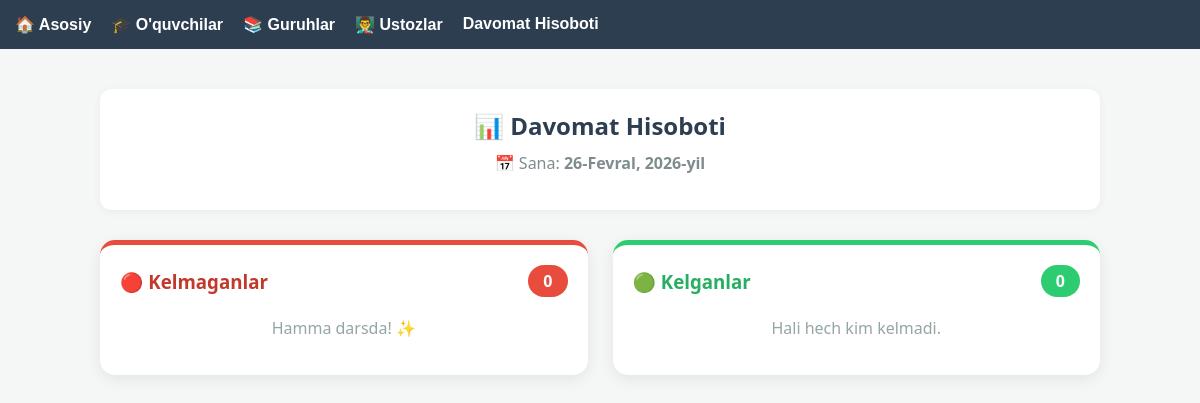
Page /attendance/report/ on the earlier database version.
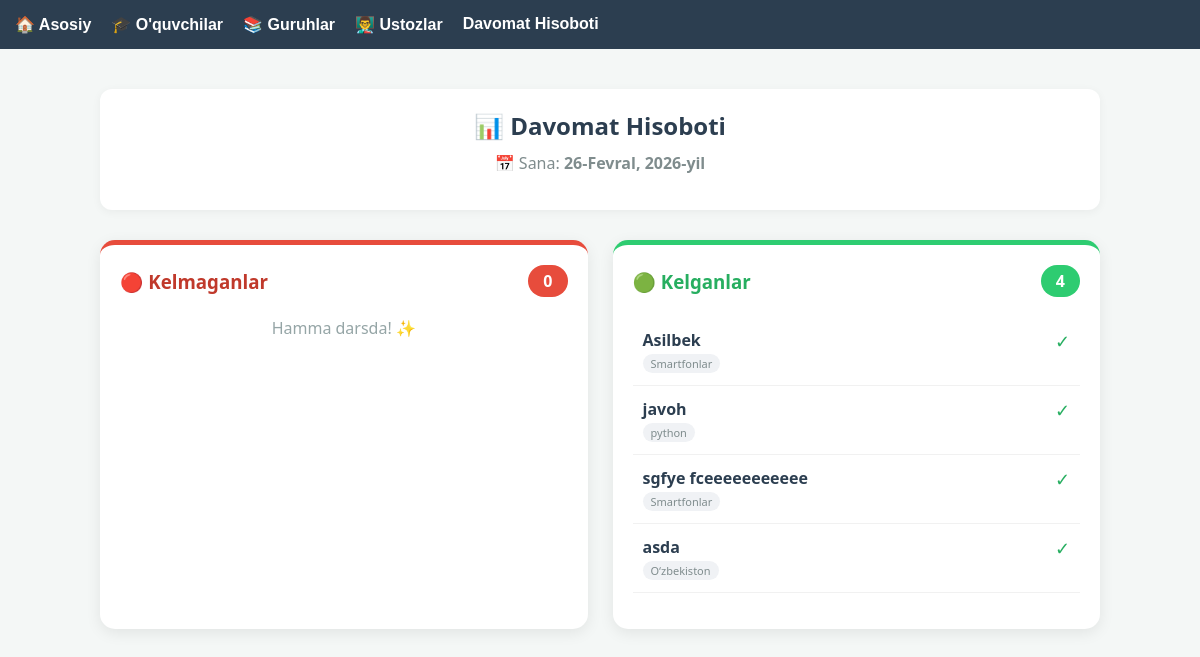
Same page on the later database version.
### markaz/models.py (models this page shows, shortened)
class Attendance(models.Model):
    student = models.ForeignKey(Student, on_delete=models.CASCADE)
    group = models.ForeignKey(Group, on_delete=models.CASCADE)
    date = models.DateField()
    is_present = models.BooleanField(default=True)
    reason_type = models.CharField(
        max_length=20,
        choices=[('sababli', 'Sababli'), ('sababsiz', 'Sababsiz')],
        null=True,
        blank=True
    )
    comment = models.TextField(null=True, blank=True)

class Student(models.Model):
    full_name = models.CharField(max_length=200)
    phone = models.CharField(max_length=13)
    group = models.ForeignKey(Group, on_delete=models.CASCADE, related_name='students')
    balance = models.DecimalField(max_digits=12, decimal_places=2, default=0)
    pay_until = models.DateField(null=True, blank=True, verbose_name="To'lov muddati")

class Group(models.Model):
    name = models.CharField(max_length=100)
    teacher = models.ForeignKey(Teacher, on_delete=models.SET_NULL, null=True)
    price = models.DecimalField(max_digits=10, decimal_places=2, default=0) # Kurs narxi

### markaz/views.py (the view)
# urls.py: path('attendance/report/', views.attendance_report, name='attendance_report'),
def attendance_report(request):
    today = timezone.now().date()
    absent = Attendance.objects.filter(date=today, is_present=False)
    present = Attendance.objects.filter(date=today, is_present=True)
    return render(request, 'attendance_report.html', {
        'absent': absent,
        'present': present,
        'today': today
    })

### templates/attendance_report.html (shortened to what this page needs)
{% extends 'base.html' %}
{% block content %}
<div class="report-container">
    <div class="report-header">
        <h2 style="margin: 0; color: #2c3e50;">📊 Davomat Hisoboti</h2>
        <p style="color: #7f8c8d; margin-top: 10px;">📅 Sana: <b>{{ today }}</b></p>
    </div>
    <div class="grid-container">
        <div class="report-card absent-card">
            <div class="card-title">
                <h3 style="margin: 0; color: #c0392b;">🔴 Kelmaganlar</h3>
                <span class="count-badge bg-red">{{ absent|length }}</span>
            </div>
            <ul class="student-list">
                {% for a in absent %}
                <li class="student-item">
                    <div class="student-info">
                        <b>{{ a.student.full_name }}</b> <br>
                        <span class="group-tag">{{ a.group.name }}</span>
                    </div>
                    <div style="text-align: right;">
                        <a href="tel:{{ a.student.phone }}" class="phone-link">📞 {{ a.student.phone }}</a> <br>
                        <small style="color: #95a5a6; font-size: 10px;">📩 SMS yuborildi</small>
                    </div>
                </li>
                {% empty %}
                <p style="color: #95a5a6; text-align: center;">Hamma darsda! ✨</p>
                {% endfor %}
            </ul>
        </div>
        <div class="report-card present-card">
            <div class="card-title">
                <h3 style="margin: 0; color: #27ae60;">🟢 Kelganlar</h3>
                <span class="count-badge bg-green">{{ present|length }}</span>
            </div>
            <ul class="student-list">
                {% for p in present %}
                <li class="student-item">
                    <div class="student-info">
                        <b>{{ p.student.full_name }}</b> <br>
                        <span class="group-tag">{{ p.group.name }}</span>
                    </div>
                    <span style="color: #27ae60; font-size: 18px;">✓</span>
                </li>
                {% empty %}
                <p style="color: #95a5a6; text-align: center;">Hali hech kim kelmadi.</p>
                {% endfor %}
            </ul>
        </div>
    </div>
</div>
{% endblock %}

### templates/base.html (shortened to what this page needs)
<!DOCTYPE html>
<html lang="uz">
<head>
</head>
<body>
    <nav>
        <a href="{% url 'dashboard' %}">🏠 Asosiy</a>
        <a href="{% url 'student_list' %}">🎓 O'quvchilar</a>
        <a href="{% url 'group_list' %}">📚 Guruhlar</a>
        <a href="{% url 'teacher_list' %}">👨‍🏫 Ustozlar</a>
        <a href="{% url 'attendance_report' %}">Davomat Hisoboti</a>
    </nav>
    <div class="container">
        {% block content %}{% endblock %}
    </div>
</body>
</html>

### templates/base.html (style rules this page uses)
body { font-family: sans-serif; margin: 0; padding: 0; background: #f4f7f6; }
nav { background: #2c3e50; padding: 15px; color: white; display: flex; gap: 20px; }
nav a { color: white; text-decoration: none; font-weight: bold; }
.container { padding: 20px; max-width: 1200px; margin: auto; }

### templates/attendance_report.html (style rules this page uses)
.report-container { max-width: 1000px; margin: 20px auto; font-family: 'Segoe UI', Tahoma, Geneva, Verdana, sans-serif; }
.report-header { text-align: center; margin-bottom: 30px; padding: 20px; background: white; border-radius: 12px; box-shadow: 0 2px 10px rgba(0,0,0,0.05); }
.grid-container { display: grid; grid-template-columns: 1fr 1fr; gap: 25px; }
.report-card { background: white; border-radius: 15px; padding: 20px; box-shadow: 0 4px 15px rgba(0,0,0,0.08); border-top: 5px solid; }
.absent-card { border-top-color: #e74c3c; }
.present-card { border-top-color: #2ecc71; }
.card-title { display: flex; justify-content: space-between; align-items: center; margin-bottom: 20px; }
.count-badge { padding: 5px 15px; border-radius: 20px; color: white; font-weight: bold; }
.bg-red { background: #e74c3c; }
.bg-green { background: #2ecc71; }
.student-list { list-style: none; padding: 0; }
.student-item { display: flex; justify-content: space-between; padding: 12px 10px; border-bottom: 1px solid #f1f1f1; transition: background 0.2s; }
.student-info b { color: #2c3e50; }
.group-tag { font-size: 11px; background: #f0f2f5; padding: 2px 8px; border-radius: 10px; color: #7f8c8d; }

Differences in the rows shown:
added Attendance: student.full_name "Asilbek", group.name "Smartfonlar"
added Attendance: student.full_name "javoh", group.name "python"
added Attendance: student.full_name "sgfye fceeeeeeeeeee", group.name "Smartfonlar"
added Attendance: student.full_name "asda", group.name "O‘zbekiston"
Other differences:
{{ present|length }}: "0" → "4"
text no longer shown: "Hali hech kim kelmadi."
